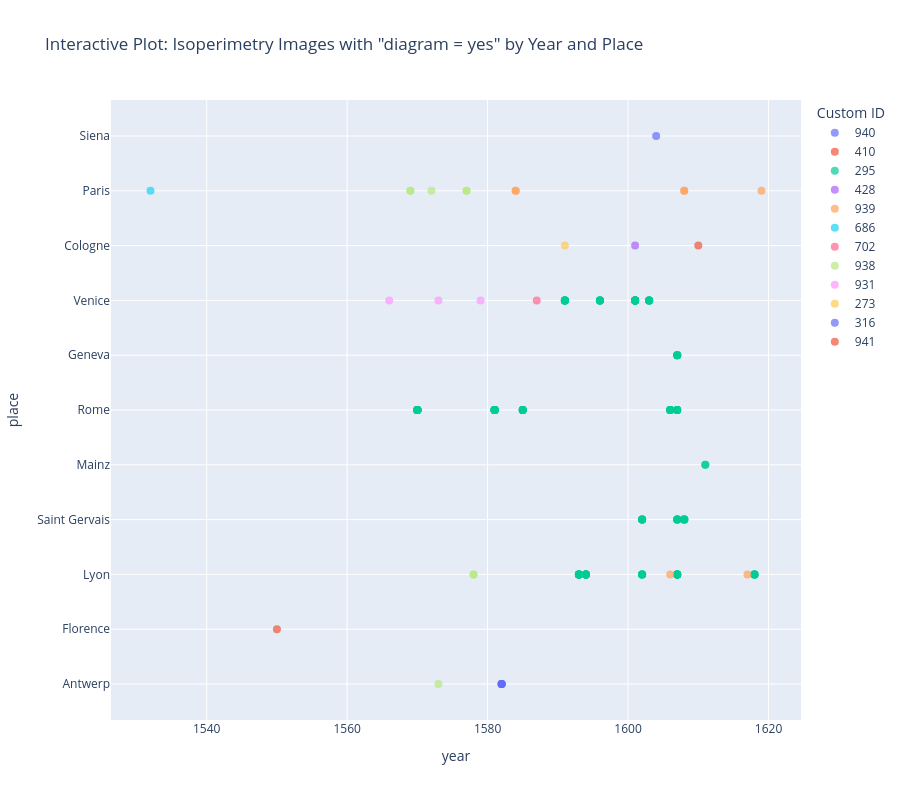
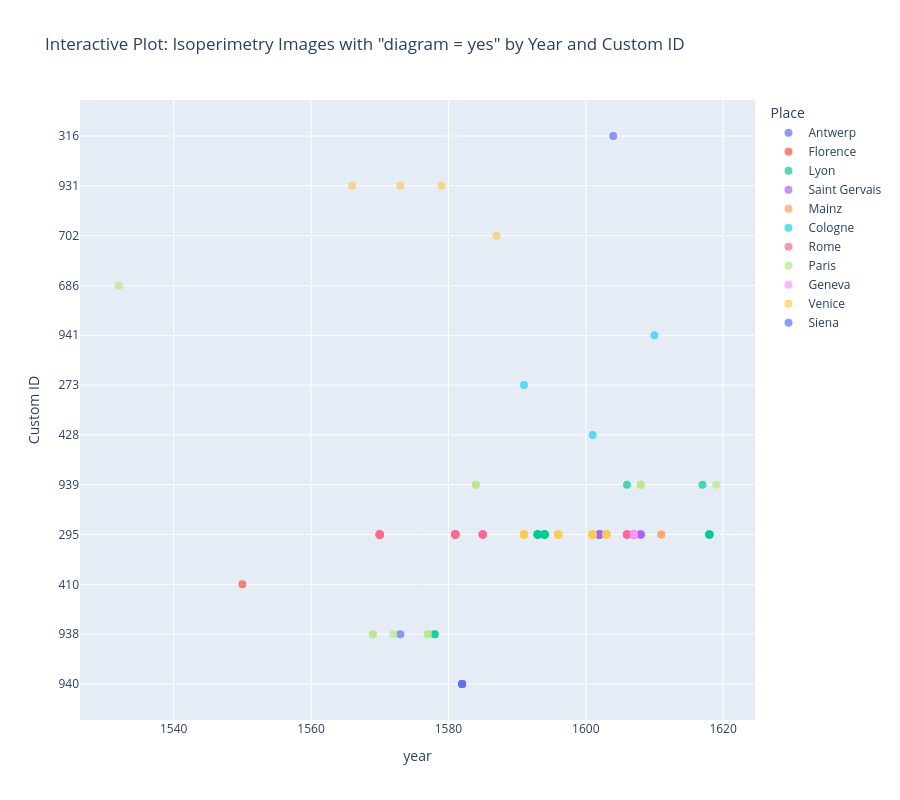

The code cell stored with these charts, in order, in its notebook:
### Code cell
# 2. Filter for CK_Isoperimetry AND diagram == 'yes'
df_iso = df_clean[(df_clean['cks'] == 'CK_Isoperimetry') & (df_clean['diagram'] == 'yes')].copy()

print(f"Total images for Isoperimetry with diagram='yes': {len(df_iso)}")

if len(df_iso) > 0:
    # Static scatter plot (Place vs Time)
    plt.figure(figsize=(14, 10))
    sns.scatterplot(
        data=df_iso,
        x='year',
        y='place',
        hue='custom_identifier_str',
        palette='tab20',  
        s=80,
        alpha=0.7,
        legend=False 
    )
    plt.title('Printings of Isoperimetry Images with "diagram = yes"\nOver Time and Place (Colored by custom_id)', fontsize=16)
    plt.xlabel('Year', fontsize=12)
    plt.ylabel('Place', fontsize=12)
    plt.grid(True, linestyle='--', alpha=0.5)
    plt.tight_layout()
    plt.show()

    # Interactive scatter plot (Place vs Time)
    fig = px.scatter(
        df_iso,
        x='year',
        y='place',
        color='custom_identifier_str',
        hover_data=['part_or_adaption_label', 'cks', 'bid'],
        title='Interactive Plot: Isoperimetry Images with "diagram = yes" by Year and Place',
        labels={'custom_identifier_str': 'Custom ID'}
    )
    fig.update_traces(marker=dict(size=8, opacity=0.7))
    fig.update_layout(height=800, hovermode='closest')
    fig.show()

    # Static scatter plot (Custom ID vs Time)
    plt.figure(figsize=(14, 10))
    sns.scatterplot(
        data=df_iso,
        x='year',
        y='custom_identifier_str',
        hue='place',
        palette='tab20',  
        s=80,
        alpha=0.7,
        legend=False 
    )
    plt.title('Printings of Isoperimetry Images with "diagram = yes"\nOver Time and Custom ID (Colored by Place)', fontsize=16)
    plt.xlabel('Year', fontsize=12)
    plt.ylabel('Custom ID (Text Part)', fontsize=12)
    plt.grid(True, linestyle='--', alpha=0.5)
    plt.tight_layout()
    plt.show()

    # Interactive scatter plot (Custom ID vs Time)
    fig_id = px.scatter(
        df_iso,
        x='year',
        y='custom_identifier_str',
        color='place',
        hover_data=['part_or_adaption_label', 'cks', 'bid'],
        title='Interactive Plot: Isoperimetry Images with "diagram = yes" by Year and Custom ID',
        labels={'custom_identifier_str': 'Custom ID', 'place': 'Place'}
    )
    fig_id.update_traces(marker=dict(size=8, opacity=0.7))
    fig_id.update_layout(height=800, hovermode='closest')
    fig_id.show()

### Figure 1 — Plotly figure (JSON) as saved in the notebook; plotly's stock layout.template omitted (floating-point values rounded to 4 significant figures; data arrays with more than 128 entries replaced by an {"elided": "..."} marker saying what was removed)
{"data": [{"customdata": [["Giuntini's and new Vinet's commentary on the Sphere - Partially revised", "CK_Isoperimetry", 1958], ["Giuntini's and new Vinet's commentary on the Sphere - Partially revised", "CK_Isoperimetry", 1958], ["Giuntini's and new Vinet's commentary on the Sphere - Partially revised", "CK_Isoperimetry", 2281], ["Giuntini's and new Vinet's commentary on the Sphere - Partially revised", "CK_Isoperimetry", 2281], ["Giuntini's and new Vinet's commentary on the Sphere - Partially revised", "CK_Isoperimetry", 2281]], "hovertemplate": "Custom ID=940<br>year=%{x}<br>place=%{y}<br>part_or_adaption_label=%{customdata[0]}<br>cks=%{customdata[1]}<br>bid=%{customdata[2]}<extra></extra>", "legendgroup": "940", "marker": {"color": "#636efa", "opacity": 0.7, "size": 8, "symbol": "circle"}, "mode": "markers", "name": "940", "orientation": "h", "showlegend": true, "type": "scatter", "x": [1582, 1582, 1582, 1582, 1582], "xaxis": "x", "y": ["Antwerp", "Antwerp", "Antwerp", "Antwerp", "Antwerp"], "yaxis": "y"}, {"customdata": [["Annotationi sopra la lettione della spera del Sacro Bosco", "CK_Isoperimetry", 1699]], "hovertemplate": "Custom ID=410<br>year=%{x}<br>place=%{y}<br>part_or_adaption_label=%{customdata[0]}<br>cks=%{customdata[1]}<br>bid=%{customdata[2]}<extra></extra>", "legendgroup": "410", "marker": {"color": "#EF553B", "opacity": 0.7, "size": 8, "symbol": "circle"}, "mode": "markers", "name": "410", "orientation": "h", "showlegend": true, "type": "scatter", "x": [1550], "xaxis": "x", "y": ["Florence"], "yaxis": "y"}, {"customdata": {"elided": "126x3 mixed values"}, "hovertemplate": "Custom ID=295<br>year=%{x}<br>place=%{y}<br>part_or_adaption_label=%{customdata[0]}<br>cks=%{customdata[1]}<br>bid=%{customdata[2]}<extra></extra>", "legendgroup": "295", "marker": {"color": "#00cc96", "opacity": 0.7, "size": 8, "symbol": "circle"}, "mode": "markers", "name": "295", "orientation": "h", "showlegend": true, "type": "scatter", "x": [1593, 1593, 1593, 1593, 1593, 1593, 1593, 1593, 1594, 1594, 1594, 1594, 1607, 1607, 1607, 1607, 1607, 1611, 1611, 1594, 1594, 1594, 1594, 1602, 1602, 1602, 1602, 1602, 1607, 1607, 1607, 1607, 1607, 1607, 1607, 1607, 1607, 1607, 1607, 1607, 1607, 1607, 1607, 1607, 1607, 1607, 1581, 1581, 1581, 1581, 1581, 1581, 1581, 1581, 1581, 1581, 1581, 1581, 1570, 1570, 1570, 1570, 1570, 1570, 1570, 1570, 1570, 1570, 1570, 1602, 1602, 1602, 1602, 1602, 1608, 1608, 1608, 1608, 1608, 1585, 1585, 1585, 1585, 1585, 1585, 1618, 1618, 1618, 1618, 1618, 1606, 1606, 1606, 1606, 1606, 1606, 1603, 1603, 1603, 1603, 1603, 1603, 1601, 1601, 1601, 1601, 1601, 1601, 1596, 1596, 1596, 1596, 1596, 1591, 1591, 1591, 1591, 1591, 1591, 1591, 1596, 1601, 1601, 1601, 1601, 1601], "xaxis": "x", "y": ["Lyon", "Lyon", "Lyon", "Lyon", "Lyon", "Lyon", "Lyon", "Lyon", "Lyon", "Lyon", "Lyon", "Lyon", "Saint Gervais", "Saint Gervais", "Saint Gervais", "Saint Gervais", "Saint Gervais", "Mainz", "Mainz", "Lyon", "Lyon", "Lyon", "Lyon", "Lyon", "Lyon", "Lyon", "Lyon", "Lyon", "Rome", "Rome", "Rome", "Rome", "Rome", "Geneva", "Geneva", "Geneva", "Geneva", "Geneva", "Lyon", "Lyon", "Lyon", "Lyon", "Lyon", "Lyon", "Lyon", "Lyon", "Rome", "Rome", "Rome", "Rome", "Rome", "Rome", "Rome", "Rome", "Rome", "Rome", "Rome", "Rome", "Rome", "Rome", "Rome", "Rome", "Rome", "Rome", "Rome", "Rome", "Rome", "Rome", "Rome", "Saint Gervais", "Saint Gervais", "Saint Gervais", "Saint Gervais", "Saint Gervais", "Saint Gervais", "Saint Gervais", "Saint Gervais", "Saint Gervais", "Saint Gervais", "Rome", "Rome", "Rome", "Rome", "Rome", "Rome", "Lyon", "Lyon", "Lyon", "Lyon", "Lyon", "Rome", "Rome", "Rome", "Rome", "Rome", "Rome", "Venice", "Venice", "Venice", "Venice", "Venice", "Venice", "Venice", "Venice", "Venice", "Venice", "Venice", "Venice", "Venice", "Venice", "Venice", "Venice", "Venice", "Venice", "Venice", "Venice", "Venice", "Venice", "Venice", "Venice", "Venice", "Venice", "Venice", "Venice", "Venice", "Venice"], "yaxis": "y"}, {"customdata": [["Commentaries of Clavius, Giuntini, Hero, Vinet and Thomas Aubel", "CK_Isoperimetry", 1820]], "hovertemplate": "Custom ID=428<br>year=%{x}<br>place=%{y}<br>part_or_adaption_label=%{customdata[0]}<br>cks=%{customdata[1]}<br>bid=%{customdata[2]}<extra></extra>", "legendgroup": "428", "marker": {"color": "#ab63fa", "opacity": 0.7, "size": 8, "symbol": "circle"}, "mode": "markers", "name": "428", "orientation": "h", "showlegend": true, "type": "scatter", "x": [1601], "xaxis": "x", "y": ["Cologne"], "yaxis": "y"}, {"customdata": [["Vinet 1584 - Commentary on Treatise on the Sphere of Sacrobosco", "CK_Isoperimetry", 1741], ["Vinet 1584 - Commentary on Treatise on the Sphere of Sacrobosco", "CK_Isoperimetry", 1741], ["Vinet 1584 - Commentary on Treatise on the Sphere of Sacrobosco", "CK_Isoperimetry", 1872], ["Vinet 1584 - Commentary on Treatise on the Sphere of Sacrobosco", "CK_Isoperimetry", 1967], ["Vinet 1584 - Commentary on Treatise on the Sphere of Sacrobosco", "CK_Isoperimetry", 1962], ["Vinet 1584 - Commentary on Treatise on the Sphere of Sacrobosco", "CK_Isoperimetry", 1963], ["Vinet 1584 - Commentary on Treatise on the Sphere of Sacrobosco", "CK_Isoperimetry", 1963]], "hovertemplate": "Custom ID=939<br>year=%{x}<br>place=%{y}<br>part_or_adaption_label=%{customdata[0]}<br>cks=%{customdata[1]}<br>bid=%{customdata[2]}<extra></extra>", "legendgroup": "939", "marker": {"color": "#FFA15A", "opacity": 0.7, "size": 8, "symbol": "circle"}, "mode": "markers", "name": "939", "orientation": "h", "showlegend": true, "type": "scatter", "x": [1584, 1584, 1617, 1606, 1619, 1608, 1608], "xaxis": "x", "y": ["Paris", "Paris", "Lyon", "Lyon", "Paris", "Paris", "Paris"], "yaxis": "y"}, {"customdata": [["Treatise on practical Arithmetic", "CK_Isoperimetry", 2250]], "hovertemplate": "Custom ID=686<br>year=%{x}<br>place=%{y}<br>part_or_adaption_label=%{customdata[0]}<br>cks=%{customdata[1]}<br>bid=%{customdata[2]}<extra></extra>", "legendgroup": "686", "marker": {"color": "#19d3f3", "opacity": 0.7, "size": 8, "symbol": "circle"}, "mode": "markers", "name": "686", "orientation": "h", "showlegend": true, "type": "scatter", "x": [1532], "xaxis": "x", "y": ["Paris"], "yaxis": "y"}, {"customdata": [["Italian translation of Finé's Treatise on practical Arithmetic", "CK_Isoperimetry", 2255]], "hovertemplate": "Custom ID=702<br>year=%{x}<br>place=%{y}<br>part_or_adaption_label=%{customdata[0]}<br>cks=%{customdata[1]}<br>bid=%{customdata[2]}<extra></extra>", "legendgroup": "702", "marker": {"color": "#FF6692", "opacity": 0.7, "size": 8, "symbol": "circle"}, "mode": "markers", "name": "702", "orientation": "h", "showlegend": true, "type": "scatter", "x": [1587], "xaxis": "x", "y": ["Venice"], "yaxis": "y"}, {"customdata": [["Vinet 1569 - Commentary on Treatise on the Sphere of Sacrobosco", "CK_Isoperimetry", 1730], ["Vinet 1569 - Commentary on Treatise on the Sphere of Sacrobosco", "CK_Isoperimetry", 1855], ["Vinet 1569 - Commentary on Treatise on the Sphere of Sacrobosco", "CK_Isoperimetry", 1855], ["Vinet 1569 - Commentary on Treatise on the Sphere of Sacrobosco", "CK_Isoperimetry", 1911], ["Vinet 1569 - Commentary on Treatise on the Sphere of Sacrobosco", "CK_Isoperimetry", 1974], ["Vinet 1569 - Commentary on Treatise on the Sphere of Sacrobosco", "CK_Isoperimetry", 1974], ["Vinet 1569 - Commentary on Treatise on the Sphere of Sacrobosco", "CK_Isoperimetry", 1970], ["Vinet 1569 - Commentary on Treatise on the Sphere of Sacrobosco", "CK_Isoperimetry", 1970]], "hovertemplate": "Custom ID=938<br>year=%{x}<br>place=%{y}<br>part_or_adaption_label=%{customdata[0]}<br>cks=%{customdata[1]}<br>bid=%{customdata[2]}<extra></extra>", "legendgroup": "938", "marker": {"color": "#B6E880", "opacity": 0.7, "size": 8, "symbol": "circle"}, "mode": "markers", "name": "938", "orientation": "h", "showlegend": true, "type": "scatter", "x": [1573, 1578, 1578, 1572, 1569, 1569, 1577, 1577], "xaxis": "x", "y": ["Antwerp", "Lyon", "Lyon", "Paris", "Paris", "Paris", "Paris", "Paris"], "yaxis": "y"}, {"customdata": [["Revised edition of A. Piccolomini Treatise on the Sphere", "CK_Isoperimetry", 2063], ["Revised edition of A. Piccolomini Treatise on the Sphere", "CK_Isoperimetry", 2073], ["Revised edition of A. Piccolomini Treatise on the Sphere", "CK_Isoperimetry", 1919]], "hovertemplate": "Custom ID=931<br>year=%{x}<br>place=%{y}<br>part_or_adaption_label=%{customdata[0]}<br>cks=%{customdata[1]}<br>bid=%{customdata[2]}<extra></extra>", "legendgroup": "931", "marker": {"color": "#FF97FF", "opacity": 0.7, "size": 8, "symbol": "circle"}, "mode": "markers", "name": "931", "orientation": "h", "showlegend": true, "type": "scatter", "x": [1566, 1573, 1579], "xaxis": "x", "y": ["Venice", "Venice", "Venice"], "yaxis": "y"}, {"customdata": [["Albertus Hero's Scholia combined with Vinet's Scholia", "CK_Isoperimetry", 1961]], "hovertemplate": "Custom ID=273<br>year=%{x}<br>place=%{y}<br>part_or_adaption_label=%{customdata[0]}<br>cks=%{customdata[1]}<br>bid=%{customdata[2]}<extra></extra>", "legendgroup": "273", "marker": {"color": "#FECB52", "opacity": 0.7, "size": 8, "symbol": "circle"}, "mode": "markers", "name": "273", "orientation": "h", "showlegend": true, "type": "scatter", "x": [1591], "xaxis": "x", "y": ["Cologne"], "yaxis": "y"}, {"customdata": [["Pifferi's Commentary on the Sphere", "CK_Isoperimetry", 1921]], "hovertemplate": "Custom ID=316<br>year=%{x}<br>place=%{y}<br>part_or_adaption_label=%{customdata[0]}<br>cks=%{customdata[1]}<br>bid=%{customdata[2]}<extra></extra>", "legendgroup": "316", "marker": {"color": "#636efa", "opacity": 0.7, "size": 8, "symbol": "circle"}, "mode": "markers", "name": "316", "orientation": "h", "showlegend": true, "type": "scatter", "x": [1604], "xaxis": "x", "y": ["Siena"], "yaxis": "y"}, {"customdata": [["Commentaries of Clavius, Giuntini, Hero, new Vinet and Thomas Aubel - partially revised", "CK_Isoperimetry", 1957]], "hovertemplate": "Custom ID=941<br>year=%{x}<br>place=%{y}<br>part_or_adaption_label=%{customdata[0]}<br>cks=%{customdata[1]}<br>bid=%{customdata[2]}<extra></extra>", "legendgroup": "941", "marker": {"color": "#EF553B", "opacity": 0.7, "size": 8, "symbol": "circle"}, "mode": "markers", "name": "941", "orientation": "h", "showlegend": true, "type": "scatter", "x": [1610], "xaxis": "x", "y": ["Cologne"], "yaxis": "y"}], "layout": {"height": 800, "hovermode": "closest", "legend": {"title": {"text": "Custom ID"}, "tracegroupgap": 0}, "title": {"text": "Interactive Plot: Isoperimetry Images with \"diagram = yes\" by Year and Place"}, "xaxis": {"anchor": "y", "domain": [0, 1], "title": {"text": "year"}}, "yaxis": {"anchor": "x", "domain": [0, 1], "title": {"text": "place"}}}}

### Figure 2 — Plotly figure (JSON) as saved in the notebook; plotly's stock layout.template omitted (floating-point values rounded to 4 significant figures)
{"data": [{"customdata": [["Giuntini's and new Vinet's commentary on the Sphere - Partially revised", "CK_Isoperimetry", 1958], ["Giuntini's and new Vinet's commentary on the Sphere - Partially revised", "CK_Isoperimetry", 1958], ["Giuntini's and new Vinet's commentary on the Sphere - Partially revised", "CK_Isoperimetry", 2281], ["Giuntini's and new Vinet's commentary on the Sphere - Partially revised", "CK_Isoperimetry", 2281], ["Giuntini's and new Vinet's commentary on the Sphere - Partially revised", "CK_Isoperimetry", 2281], ["Vinet 1569 - Commentary on Treatise on the Sphere of Sacrobosco", "CK_Isoperimetry", 1730]], "hovertemplate": "Place=Antwerp<br>year=%{x}<br>Custom ID=%{y}<br>part_or_adaption_label=%{customdata[0]}<br>cks=%{customdata[1]}<br>bid=%{customdata[2]}<extra></extra>", "legendgroup": "Antwerp", "marker": {"color": "#636efa", "opacity": 0.7, "size": 8, "symbol": "circle"}, "mode": "markers", "name": "Antwerp", "orientation": "h", "showlegend": true, "type": "scatter", "x": [1582, 1582, 1582, 1582, 1582, 1573], "xaxis": "x", "y": ["940", "940", "940", "940", "940", "938"], "yaxis": "y"}, {"customdata": [["Annotationi sopra la lettione della spera del Sacro Bosco", "CK_Isoperimetry", 1699]], "hovertemplate": "Place=Florence<br>year=%{x}<br>Custom ID=%{y}<br>part_or_adaption_label=%{customdata[0]}<br>cks=%{customdata[1]}<br>bid=%{customdata[2]}<extra></extra>", "legendgroup": "Florence", "marker": {"color": "#EF553B", "opacity": 0.7, "size": 8, "symbol": "circle"}, "mode": "markers", "name": "Florence", "orientation": "h", "showlegend": true, "type": "scatter", "x": [1550], "xaxis": "x", "y": ["410"], "yaxis": "y"}, {"customdata": [["Clavius's commentary on Sacrobosco's Sphere", "CK_Isoperimetry", 1746], ["Clavius's commentary on Sacrobosco's Sphere", "CK_Isoperimetry", 1746], ["Clavius's commentary on Sacrobosco's Sphere", "CK_Isoperimetry", 1746], ["Clavius's commentary on Sacrobosco's Sphere", "CK_Isoperimetry", 1746], ["Clavius's commentary on Sacrobosco's Sphere", "CK_Isoperimetry", 1746], ["Clavius's commentary on Sacrobosco's Sphere", "CK_Isoperimetry", 1746], ["Clavius's commentary on Sacrobosco's Sphere", "CK_Isoperimetry", 1746], ["Clavius's commentary on Sacrobosco's Sphere", "CK_Isoperimetry", 1746], ["Clavius's commentary on Sacrobosco's Sphere", "CK_Isoperimetry", 1810], ["Clavius's commentary on Sacrobosco's Sphere", "CK_Isoperimetry", 1810], ["Clavius's commentary on Sacrobosco's Sphere", "CK_Isoperimetry", 1810], ["Clavius's commentary on Sacrobosco's Sphere", "CK_Isoperimetry", 1810], ["Clavius's commentary on Sacrobosco's Sphere", "CK_Isoperimetry", 1810], ["Clavius's commentary on Sacrobosco's Sphere", "CK_Isoperimetry", 1810], ["Clavius's commentary on Sacrobosco's Sphere", "CK_Isoperimetry", 1810], ["Clavius's commentary on Sacrobosco's Sphere", "CK_Isoperimetry", 1810], ["Clavius's commentary on Sacrobosco's Sphere", "CK_Isoperimetry", 1813], ["Clavius's commentary on Sacrobosco's Sphere", "CK_Isoperimetry", 1813], ["Clavius's commentary on Sacrobosco's Sphere", "CK_Isoperimetry", 1813], ["Clavius's commentary on Sacrobosco's Sphere", "CK_Isoperimetry", 1813], ["Clavius's commentary on Sacrobosco's Sphere", "CK_Isoperimetry", 1813], ["Vinet 1584 - Commentary on Treatise on the Sphere of Sacrobosco", "CK_Isoperimetry", 1872], ["Clavius's commentary on Sacrobosco's Sphere", "CK_Isoperimetry", 1816], ["Clavius's commentary on Sacrobosco's Sphere", "CK_Isoperimetry", 1816], ["Clavius's commentary on Sacrobosco's Sphere", "CK_Isoperimetry", 1816], ["Clavius's commentary on Sacrobosco's Sphere", "CK_Isoperimetry", 1816], ["Clavius's commentary on Sacrobosco's Sphere", "CK_Isoperimetry", 1816], ["Clavius's commentary on Sacrobosco's Sphere", "CK_Isoperimetry", 1816], ["Clavius's commentary on Sacrobosco's Sphere", "CK_Isoperimetry", 1816], ["Clavius's commentary on Sacrobosco's Sphere", "CK_Isoperimetry", 1816], ["Vinet 1569 - Commentary on Treatise on the Sphere of Sacrobosco", "CK_Isoperimetry", 1855], ["Vinet 1569 - Commentary on Treatise on the Sphere of Sacrobosco", "CK_Isoperimetry", 1855], ["Vinet 1584 - Commentary on Treatise on the Sphere of Sacrobosco", "CK_Isoperimetry", 1967], ["Clavius's commentary on Sacrobosco's Sphere", "CK_Isoperimetry", 1822], ["Clavius's commentary on Sacrobosco's Sphere", "CK_Isoperimetry", 1822], ["Clavius's commentary on Sacrobosco's Sphere", "CK_Isoperimetry", 1822], ["Clavius's commentary on Sacrobosco's Sphere", "CK_Isoperimetry", 1822], ["Clavius's commentary on Sacrobosco's Sphere", "CK_Isoperimetry", 1822]], "hovertemplate": "Place=Lyon<br>year=%{x}<br>Custom ID=%{y}<br>part_or_adaption_label=%{customdata[0]}<br>cks=%{customdata[1]}<br>bid=%{customdata[2]}<extra></extra>", "legendgroup": "Lyon", "marker": {"color": "#00cc96", "opacity": 0.7, "size": 8, "symbol": "circle"}, "mode": "markers", "name": "Lyon", "orientation": "h", "showlegend": true, "type": "scatter", "x": [1593, 1593, 1593, 1593, 1593, 1593, 1593, 1593, 1594, 1594, 1594, 1594, 1594, 1594, 1594, 1594, 1602, 1602, 1602, 1602, 1602, 1617, 1607, 1607, 1607, 1607, 1607, 1607, 1607, 1607, 1578, 1578, 1606, 1618, 1618, 1618, 1618, 1618], "xaxis": "x", "y": ["295", "295", "295", "295", "295", "295", "295", "295", "295", "295", "295", "295", "295", "295", "295", "295", "295", "295", "295", "295", "295", "939", "295", "295", "295", "295", "295", "295", "295", "295", "938", "938", "939", "295", "295", "295", "295", "295"], "yaxis": "y"}, {"customdata": [["Clavius's commentary on Sacrobosco's Sphere", "CK_Isoperimetry", 1755], ["Clavius's commentary on Sacrobosco's Sphere", "CK_Isoperimetry", 1755], ["Clavius's commentary on Sacrobosco's Sphere", "CK_Isoperimetry", 1755], ["Clavius's commentary on Sacrobosco's Sphere", "CK_Isoperimetry", 1755], ["Clavius's commentary on Sacrobosco's Sphere", "CK_Isoperimetry", 1755], ["Clavius's commentary on Sacrobosco's Sphere", "CK_Isoperimetry", 1821], ["Clavius's commentary on Sacrobosco's Sphere", "CK_Isoperimetry", 1821], ["Clavius's commentary on Sacrobosco's Sphere", "CK_Isoperimetry", 1821], ["Clavius's commentary on Sacrobosco's Sphere", "CK_Isoperimetry", 1821], ["Clavius's commentary on Sacrobosco's Sphere", "CK_Isoperimetry", 1821], ["Clavius's commentary on Sacrobosco's Sphere", "CK_Isoperimetry", 1818], ["Clavius's commentary on Sacrobosco's Sphere", "CK_Isoperimetry", 1818], ["Clavius's commentary on Sacrobosco's Sphere", "CK_Isoperimetry", 1818], ["Clavius's commentary on Sacrobosco's Sphere", "CK_Isoperimetry", 1818], ["Clavius's commentary on Sacrobosco's Sphere", "CK_Isoperimetry", 1818]], "hovertemplate": "Place=Saint Gervais<br>year=%{x}<br>Custom ID=%{y}<br>part_or_adaption_label=%{customdata[0]}<br>cks=%{customdata[1]}<br>bid=%{customdata[2]}<extra></extra>", "legendgroup": "Saint Gervais", "marker": {"color": "#ab63fa", "opacity": 0.7, "size": 8, "symbol": "circle"}, "mode": "markers", "name": "Saint Gervais", "orientation": "h", "showlegend": true, "type": "scatter", "x": [1607, 1607, 1607, 1607, 1607, 1602, 1602, 1602, 1602, 1602, 1608, 1608, 1608, 1608, 1608], "xaxis": "x", "y": ["295", "295", "295", "295", "295", "295", "295", "295", "295", "295", "295", "295", "295", "295", "295"], "yaxis": "y"}, {"customdata": [["Clavius's commentary on Sacrobosco's Sphere", "CK_Isoperimetry", 1819], ["Clavius's commentary on Sacrobosco's Sphere", "CK_Isoperimetry", 1819]], "hovertemplate": "Place=Mainz<br>year=%{x}<br>Custom ID=%{y}<br>part_or_adaption_label=%{customdata[0]}<br>cks=%{customdata[1]}<br>bid=%{customdata[2]}<extra></extra>", "legendgroup": "Mainz", "marker": {"color": "#FFA15A", "opacity": 0.7, "size": 8, "symbol": "circle"}, "mode": "markers", "name": "Mainz", "orientation": "h", "showlegend": true, "type": "scatter", "x": [1611, 1611], "xaxis": "x", "y": ["295", "295"], "yaxis": "y"}, {"customdata": [["Commentaries of Clavius, Giuntini, Hero, Vinet and Thomas Aubel", "CK_Isoperimetry", 1820], ["Albertus Hero's Scholia combined with Vinet's Scholia", "CK_Isoperimetry", 1961], ["Commentaries of Clavius, Giuntini, Hero, new Vinet and Thomas Aubel - partially revised", "CK_Isoperimetry", 1957]], "hovertemplate": "Place=Cologne<br>year=%{x}<br>Custom ID=%{y}<br>part_or_adaption_label=%{customdata[0]}<br>cks=%{customdata[1]}<br>bid=%{customdata[2]}<extra></extra>", "legendgroup": "Cologne", "marker": {"color": "#19d3f3", "opacity": 0.7, "size": 8, "symbol": "circle"}, "mode": "markers", "name": "Cologne", "orientation": "h", "showlegend": true, "type": "scatter", "x": [1601, 1591, 1610], "xaxis": "x", "y": ["428", "273", "941"], "yaxis": "y"}, {"customdata": [["Clavius's commentary on Sacrobosco's Sphere", "CK_Isoperimetry", 1817], ["Clavius's commentary on Sacrobosco's Sphere", "CK_Isoperimetry", 1817], ["Clavius's commentary on Sacrobosco's Sphere", "CK_Isoperimetry", 1817], ["Clavius's commentary on Sacrobosco's Sphere", "CK_Isoperimetry", 1817], ["Clavius's commentary on Sacrobosco's Sphere", "CK_Isoperimetry", 1817], ["Clavius's commentary on Sacrobosco's Sphere", "CK_Isoperimetry", 1807], ["Clavius's commentary on Sacrobosco's Sphere", "CK_Isoperimetry", 1807], ["Clavius's commentary on Sacrobosco's Sphere", "CK_Isoperimetry", 1807], ["Clavius's commentary on Sacrobosco's Sphere", "CK_Isoperimetry", 1807], ["Clavius's commentary on Sacrobosco's Sphere", "CK_Isoperimetry", 1807], ["Clavius's commentary on Sacrobosco's Sphere", "CK_Isoperimetry", 1807], ["Clavius's commentary on Sacrobosco's Sphere", "CK_Isoperimetry", 1807], ["Clavius's commentary on Sacrobosco's Sphere", "CK_Isoperimetry", 1807], ["Clavius's commentary on Sacrobosco's Sphere", "CK_Isoperimetry", 1807], ["Clavius's commentary on Sacrobosco's Sphere", "CK_Isoperimetry", 1807], ["Clavius's commentary on Sacrobosco's Sphere", "CK_Isoperimetry", 1807], ["Clavius's commentary on Sacrobosco's Sphere", "CK_Isoperimetry", 1807], ["Clavius's commentary on Sacrobosco's Sphere", "CK_Isoperimetry", 1806], ["Clavius's commentary on Sacrobosco's Sphere", "CK_Isoperimetry", 1806], ["Clavius's commentary on Sacrobosco's Sphere", "CK_Isoperimetry", 1806], ["Clavius's commentary on Sacrobosco's Sphere", "CK_Isoperimetry", 1806], ["Clavius's commentary on Sacrobosco's Sphere", "CK_Isoperimetry", 1806], ["Clavius's commentary on Sacrobosco's Sphere", "CK_Isoperimetry", 1806], ["Clavius's commentary on Sacrobosco's Sphere", "CK_Isoperimetry", 1806], ["Clavius's commentary on Sacrobosco's Sphere", "CK_Isoperimetry", 1806], ["Clavius's commentary on Sacrobosco's Sphere", "CK_Isoperimetry", 1806], ["Clavius's commentary on Sacrobosco's Sphere", "CK_Isoperimetry", 1806], ["Clavius's commentary on Sacrobosco's Sphere", "CK_Isoperimetry", 1806], ["Clavius's commentary on Sacrobosco's Sphere", "CK_Isoperimetry", 1808], ["Clavius's commentary on Sacrobosco's Sphere", "CK_Isoperimetry", 1808], ["Clavius's commentary on Sacrobosco's Sphere", "CK_Isoperimetry", 1808], ["Clavius's commentary on Sacrobosco's Sphere", "CK_Isoperimetry", 1808], ["Clavius's commentary on Sacrobosco's Sphere", "CK_Isoperimetry", 1808], ["Clavius's commentary on Sacrobosco's Sphere", "CK_Isoperimetry", 1808], ["Clavius's commentary on Sacrobosco's Sphere", "CK_Isoperimetry", 1815], ["Clavius's commentary on Sacrobosco's Sphere", "CK_Isoperimetry", 1815], ["Clavius's commentary on Sacrobosco's Sphere", "CK_Isoperimetry", 1815], ["Clavius's commentary on Sacrobosco's Sphere", "CK_Isoperimetry", 1815], ["Clavius's commentary on Sacrobosco's Sphere", "CK_Isoperimetry", 1815], ["Clavius's commentary on Sacrobosco's Sphere", "CK_Isoperimetry", 1815]], "hovertemplate": "Place=Rome<br>year=%{x}<br>Custom ID=%{y}<br>part_or_adaption_label=%{customdata[0]}<br>cks=%{customdata[1]}<br>bid=%{customdata[2]}<extra></extra>", "legendgroup": "Rome", "marker": {"color": "#FF6692", "opacity": 0.7, "size": 8, "symbol": "circle"}, "mode": "markers", "name": "Rome", "orientation": "h", "showlegend": true, "type": "scatter", "x": [1607, 1607, 1607, 1607, 1607, 1581, 1581, 1581, 1581, 1581, 1581, 1581, 1581, 1581, 1581, 1581, 1581, 1570, 1570, 1570, 1570, 1570, 1570, 1570, 1570, 1570, 1570, 1570, 1585, 1585, 1585, 1585, 1585, 1585, 1606, 1606, 1606, 1606, 1606, 1606], "xaxis": "x", "y": ["295", "295", "295", "295", "295", "295", "295", "295", "295", "295", "295", "295", "295", "295", "295", "295", "295", "295", "295", "295", "295", "295", "295", "295", "295", "295", "295", "295", "295", "295", "295", "295", "295", "295", "295", "295", "295", "295", "295", "295"], "yaxis": "y"}, {"customdata": [["Vinet 1584 - Commentary on Treatise on the Sphere of Sacrobosco", "CK_Isoperimetry", 1741], ["Vinet 1584 - Commentary on Treatise on the Sphere of Sacrobosco", "CK_Isoperimetry", 1741], ["Treatise on practical Arithmetic", "CK_Isoperimetry", 2250], ["Vinet 1584 - Commentary on Treatise on the Sphere of Sacrobosco", "CK_Isoperimetry", 1962], ["Vinet 1569 - Commentary on Treatise on the Sphere of Sacrobosco", "CK_Isoperimetry", 1911], ["Vinet 1569 - Commentary on Treatise on the Sphere of Sacrobosco", "CK_Isoperimetry", 1974], ["Vinet 1569 - Commentary on Treatise on the Sphere of Sacrobosco", "CK_Isoperimetry", 1974], ["Vinet 1569 - Commentary on Treatise on the Sphere of Sacrobosco", "CK_Isoperimetry", 1970], ["Vinet 1569 - Commentary on Treatise on the Sphere of Sacrobosco", "CK_Isoperimetry", 1970], ["Vinet 1584 - Commentary on Treatise on the Sphere of Sacrobosco", "CK_Isoperimetry", 1963], ["Vinet 1584 - Commentary on Treatise on the Sphere of Sacrobosco", "CK_Isoperimetry", 1963]], "hovertemplate": "Place=Paris<br>year=%{x}<br>Custom ID=%{y}<br>part_or_adaption_label=%{customdata[0]}<br>cks=%{customdata[1]}<br>bid=%{customdata[2]}<extra></extra>", "legendgroup": "Paris", "marker": {"color": "#B6E880", "opacity": 0.7, "size": 8, "symbol": "circle"}, "mode": "markers", "name": "Paris", "orientation": "h", "showlegend": true, "type": "scatter", "x": [1584, 1584, 1532, 1619, 1572, 1569, 1569, 1577, 1577, 1608, 1608], "xaxis": "x", "y": ["939", "939", "686", "939", "938", "938", "938", "938", "938", "939", "939"], "yaxis": "y"}, {"customdata": [["Clavius's commentary on Sacrobosco's Sphere", "CK_Isoperimetry", 2151], ["Clavius's commentary on Sacrobosco's Sphere", "CK_Isoperimetry", 2151], ["Clavius's commentary on Sacrobosco's Sphere", "CK_Isoperimetry", 2151], ["Clavius's commentary on Sacrobosco's Sphere", "CK_Isoperimetry", 2151], ["Clavius's commentary on Sacrobosco's Sphere", "CK_Isoperimetry", 2151]], "hovertemplate": "Place=Geneva<br>year=%{x}<br>Custom ID=%{y}<br>part_or_adaption_label=%{customdata[0]}<br>cks=%{customdata[1]}<br>bid=%{customdata[2]}<extra></extra>", "legendgroup": "Geneva", "marker": {"color": "#FF97FF", "opacity": 0.7, "size": 8, "symbol": "circle"}, "mode": "markers", "name": "Geneva", "orientation": "h", "showlegend": true, "type": "scatter", "x": [1607, 1607, 1607, 1607, 1607], "xaxis": "x", "y": ["295", "295", "295", "295", "295"], "yaxis": "y"}, {"customdata": [["Italian translation of Finé's Treatise on practical Arithmetic", "CK_Isoperimetry", 2255], ["Revised edition of A. Piccolomini Treatise on the Sphere", "CK_Isoperimetry", 2063], ["Revised edition of A. Piccolomini Treatise on the Sphere", "CK_Isoperimetry", 2073], ["Revised edition of A. Piccolomini Treatise on the Sphere", "CK_Isoperimetry", 1919], ["Clavius's commentary on Sacrobosco's Sphere", "CK_Isoperimetry", 1814], ["Clavius's commentary on Sacrobosco's Sphere", "CK_Isoperimetry", 1814], ["Clavius's commentary on Sacrobosco's Sphere", "CK_Isoperimetry", 1814], ["Clavius's commentary on Sacrobosco's Sphere", "CK_Isoperimetry", 1814], ["Clavius's commentary on Sacrobosco's Sphere", "CK_Isoperimetry", 1814], ["Clavius's commentary on Sacrobosco's Sphere", "CK_Isoperimetry", 1814], ["Clavius's commentary on Sacrobosco's Sphere", "CK_Isoperimetry", 1812], ["Clavius's commentary on Sacrobosco's Sphere", "CK_Isoperimetry", 1812], ["Clavius's commentary on Sacrobosco's Sphere", "CK_Isoperimetry", 1812], ["Clavius's commentary on Sacrobosco's Sphere", "CK_Isoperimetry", 1812], ["Clavius's commentary on Sacrobosco's Sphere", "CK_Isoperimetry", 1812], ["Clavius's commentary on Sacrobosco's Sphere", "CK_Isoperimetry", 1812], ["Clavius's commentary on Sacrobosco's Sphere", "CK_Isoperimetry", 1811], ["Clavius's commentary on Sacrobosco's Sphere", "CK_Isoperimetry", 1811], ["Clavius's commentary on Sacrobosco's Sphere", "CK_Isoperimetry", 1811], ["Clavius's commentary on Sacrobosco's Sphere", "CK_Isoperimetry", 1811], ["Clavius's commentary on Sacrobosco's Sphere", "CK_Isoperimetry", 1811], ["Clavius's commentary on Sacrobosco's Sphere", "CK_Isoperimetry", 1809], ["Clavius's commentary on Sacrobosco's Sphere", "CK_Isoperimetry", 1809], ["Clavius's commentary on Sacrobosco's Sphere", "CK_Isoperimetry", 1809], ["Clavius's commentary on Sacrobosco's Sphere", "CK_Isoperimetry", 1809], ["Clavius's commentary on Sacrobosco's Sphere", "CK_Isoperimetry", 1809], ["Clavius's commentary on Sacrobosco's Sphere", "CK_Isoperimetry", 1809], ["Clavius's commentary on Sacrobosco's Sphere", "CK_Isoperimetry", 1809], ["Clavius's commentary on Sacrobosco's Sphere", "CK_Isoperimetry", 1811], ["Clavius's commentary on Sacrobosco's Sphere", "CK_Isoperimetry", 2278], ["Clavius's commentary on Sacrobosco's Sphere", "CK_Isoperimetry", 2278], ["Clavius's commentary on Sacrobosco's Sphere", "CK_Isoperimetry", 2278], ["Clavius's commentary on Sacrobosco's Sphere", "CK_Isoperimetry", 2278], ["Clavius's commentary on Sacrobosco's Sphere", "CK_Isoperimetry", 2278]], "hovertemplate": "Place=Venice<br>year=%{x}<br>Custom ID=%{y}<br>part_or_adaption_label=%{customdata[0]}<br>cks=%{customdata[1]}<br>bid=%{customdata[2]}<extra></extra>", "legendgroup": "Venice", "marker": {"color": "#FECB52", "opacity": 0.7, "size": 8, "symbol": "circle"}, "mode": "markers", "name": "Venice", "orientation": "h", "showlegend": true, "type": "scatter", "x": [1587, 1566, 1573, 1579, 1603, 1603, 1603, 1603, 1603, 1603, 1601, 1601, 1601, 1601, 1601, 1601, 1596, 1596, 1596, 1596, 1596, 1591, 1591, 1591, 1591, 1591, 1591, 1591, 1596, 1601, 1601, 1601, 1601, 1601], "xaxis": "x", "y": ["702", "931", "931", "931", "295", "295", "295", "295", "295", "295", "295", "295", "295", "295", "295", "295", "295", "295", "295", "295", "295", "295", "295", "295", "295", "295", "295", "295", "295", "295", "295", "295", "295", "295"], "yaxis": "y"}, {"customdata": [["Pifferi's Commentary on the Sphere", "CK_Isoperimetry", 1921]], "hovertemplate": "Place=Siena<br>year=%{x}<br>Custom ID=%{y}<br>part_or_adaption_label=%{customdata[0]}<br>cks=%{customdata[1]}<br>bid=%{customdata[2]}<extra></extra>", "legendgroup": "Siena", "marker": {"color": "#636efa", "opacity": 0.7, "size": 8, "symbol": "circle"}, "mode": "markers", "name": "Siena", "orientation": "h", "showlegend": true, "type": "scatter", "x": [1604], "xaxis": "x", "y": ["316"], "yaxis": "y"}], "layout": {"height": 800, "hovermode": "closest", "legend": {"title": {"text": "Place"}, "tracegroupgap": 0}, "title": {"text": "Interactive Plot: Isoperimetry Images with \"diagram = yes\" by Year and Custom ID"}, "xaxis": {"anchor": "y", "domain": [0, 1], "title": {"text": "year"}}, "yaxis": {"anchor": "x", "domain": [0, 1], "title": {"text": "Custom ID"}}}}
